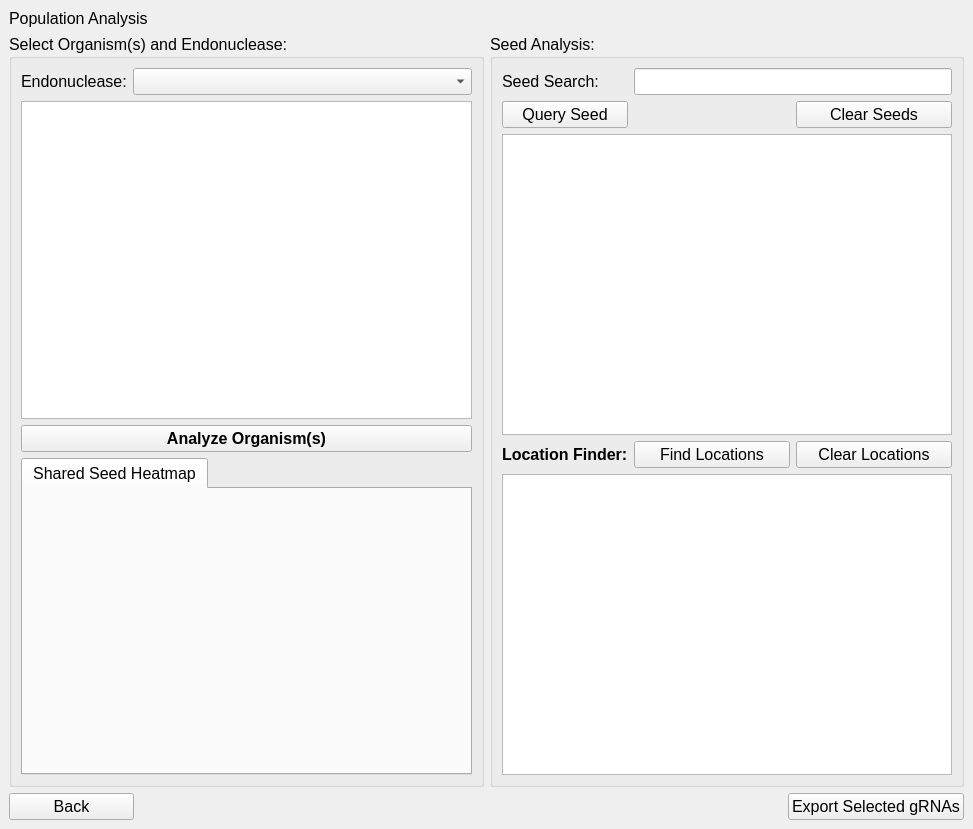
<?xml version="1.0" encoding="UTF-8"?>
<ui version="4.0">
 <class>MainWindow</class>
 <widget class="QMainWindow" name="MainWindow">
  <property name="geometry">
   <rect>
    <x>0</x>
    <y>0</y>
    <width>973</width>
    <height>829</height>
   </rect>
  </property>
  <property name="font">
   <font>
    <pointsize>12</pointsize>
   </font>
  </property>
  <property name="windowTitle">
   <string>MainWindow</string>
  </property>
  <widget class="QWidget" name="centralwidget">
   <layout class="QGridLayout" name="gridLayout_2">
    <item row="0" column="0">
     <layout class="QGridLayout" name="gridLayout">
      <item row="1" column="1" rowspan="2">
       <widget class="QGroupBox" name="grpSeedAnalysis">
        <property name="sizePolicy">
         <sizepolicy hsizetype="Expanding" vsizetype="Preferred">
          <horstretch>0</horstretch>
          <verstretch>0</verstretch>
         </sizepolicy>
        </property>
        <property name="toolTip">
         <string>&lt;html&gt;&lt;head/&gt;&lt;body&gt;&lt;p&gt;These tables show the seeds that are conserved among &lt;span style=&quot; font-weight:600;&quot;&gt;all &lt;/span&gt;selected organisms.&lt;/p&gt;&lt;/body&gt;&lt;/html&gt;</string>
        </property>
        <property name="title">
         <string>Seed Analysis:</string>
        </property>
        <layout class="QGridLayout" name="gridLayout_5">
         <item row="4" column="0" colspan="3">
          <widget class="QTableWidget" name="tblLocation">
           <property name="sizePolicy">
            <sizepolicy hsizetype="Expanding" vsizetype="Preferred">
             <horstretch>0</horstretch>
             <verstretch>0</verstretch>
            </sizepolicy>
           </property>
           <property name="minimumSize">
            <size>
             <width>0</width>
             <height>225</height>
            </size>
           </property>
          </widget>
         </item>
         <item row="0" column="0">
          <widget class="QLabel" name="lblSeedSearch">
           <property name="sizePolicy">
            <sizepolicy hsizetype="Fixed" vsizetype="Fixed">
             <horstretch>0</horstretch>
             <verstretch>0</verstretch>
            </sizepolicy>
           </property>
           <property name="text">
            <string>Seed Search:</string>
           </property>
          </widget>
         </item>
         <item row="1" column="0">
          <widget class="QPushButton" name="pbtnQuerySeed">
           <property name="text">
            <string>Query Seed</string>
           </property>
          </widget>
         </item>
         <item row="3" column="2">
          <widget class="QPushButton" name="pbtnClearLocations">
           <property name="text">
            <string>Clear Locations</string>
           </property>
          </widget>
         </item>
         <item row="0" column="1" colspan="2">
          <widget class="QLineEdit" name="ledSeed"/>
         </item>
         <item row="1" column="2">
          <widget class="QPushButton" name="pbtnClearSeeds">
           <property name="text">
            <string>Clear Seeds</string>
           </property>
          </widget>
         </item>
         <item row="2" column="0" colspan="3">
          <widget class="QTableWidget" name="tblSeed">
           <property name="sizePolicy">
            <sizepolicy hsizetype="Expanding" vsizetype="Preferred">
             <horstretch>0</horstretch>
             <verstretch>0</verstretch>
            </sizepolicy>
           </property>
           <property name="minimumSize">
            <size>
             <width>0</width>
             <height>225</height>
            </size>
           </property>
           <property name="toolTip">
            <string>&lt;html&gt;&lt;head/&gt;&lt;body&gt;&lt;p&gt;&lt;span style=&quot; font-weight:600;&quot;&gt;% Coverage&lt;/span&gt;: percentage of analyzed organisms covered by the given seed sequence. (Ex. a coverage of 75% for an analysis of 4 organisms means that the seed appears in 3/4 of the organisms) &lt;/p&gt;&lt;p&gt;&lt;span style=&quot; font-weight:600;&quot;&gt;Total Repeats&lt;/span&gt;: the total number of times the seed sequence is repeated across all organisms analyzed &lt;/p&gt;&lt;p&gt;&lt;span style=&quot; font-weight:600;&quot;&gt;Avg. Repeats/Scaffold&lt;/span&gt;: the average number of times the seed sequence is repeated per scaffold/chromosome/contig (varies depending on how the organism’s FASTA file is arranged) &lt;/p&gt;&lt;p&gt;&lt;span style=&quot; font-weight:600;&quot;&gt;Consensus Sequence&lt;/span&gt;: the full length guide RNA sequence that appears most commonly amongst all occurrences of the given seed. &lt;/p&gt;&lt;p&gt;&lt;span style=&quot; font-weight:600;&quot;&gt;% Consensus&lt;/span&gt;: the percentage of all seed repeats that have the tail of the consensus sequence. &lt;/p&gt;&lt;p&gt;&lt;span style=&quot; font-weight:600;&quot;&gt;Score&lt;/span&gt;: on-target score for the consensus sequence.&lt;/p&gt;&lt;p&gt;&lt;span style=&quot; font-weight:600;&quot;&gt;PAM&lt;/span&gt;: the protospacer adjacent motif of the consensus sequence.&lt;/p&gt;&lt;p&gt;&lt;span style=&quot; font-weight:600;&quot;&gt;Strand&lt;/span&gt;: the strand directionality (+ or -) of the consensus sequence.&lt;/p&gt;&lt;/body&gt;&lt;/html&gt;</string>
           </property>
          </widget>
         </item>
         <item row="3" column="0">
          <widget class="QLabel" name="lblLocationFInder">
           <property name="toolTip">
            <string>&lt;html&gt;&lt;head/&gt;&lt;body&gt;&lt;p&gt;Highlight a seed and click &amp;quot;Find Locations&amp;quot; to view the exact location and organism of every repeat belonging to that seed.&lt;/p&gt;&lt;/body&gt;&lt;/html&gt;</string>
           </property>
           <property name="text">
            <string>&lt;html&gt;&lt;head/&gt;&lt;body&gt;&lt;p&gt;&lt;span style=&quot; font-weight:600;&quot;&gt;Location Finder:&lt;/span&gt;&lt;/p&gt;&lt;/body&gt;&lt;/html&gt;</string>
           </property>
          </widget>
         </item>
         <item row="3" column="1">
          <widget class="QPushButton" name="pbtnFindLocations">
           <property name="text">
            <string>Find Locations</string>
           </property>
          </widget>
         </item>
        </layout>
       </widget>
      </item>
      <item row="0" column="0" colspan="2">
       <widget class="QLabel" name="lblPopulationAnalysis">
        <property name="sizePolicy">
         <sizepolicy hsizetype="Preferred" vsizetype="Fixed">
          <horstretch>0</horstretch>
          <verstretch>0</verstretch>
         </sizepolicy>
        </property>
        <property name="text">
         <string>Population Analysis</string>
        </property>
       </widget>
      </item>
      <item row="3" column="1" alignment="Qt::AlignRight">
       <widget class="QPushButton" name="pbtnExportgRNA">
        <property name="minimumSize">
         <size>
          <width>175</width>
          <height>0</height>
         </size>
        </property>
        <property name="toolTip">
         <string>&lt;html&gt;&lt;head/&gt;&lt;body&gt;&lt;p&gt;Click to export selected gRNAs. &lt;span style=&quot; font-weight:600;&quot;&gt;Note: &lt;/span&gt;only rows from the first (top right) table can be selected and exported.&lt;/p&gt;&lt;/body&gt;&lt;/html&gt;</string>
        </property>
        <property name="text">
         <string>Export Selected gRNAs</string>
        </property>
       </widget>
      </item>
      <item row="1" column="0" rowspan="2">
       <widget class="QGroupBox" name="grpSelectOrganisms">
        <property name="sizePolicy">
         <sizepolicy hsizetype="Preferred" vsizetype="Preferred">
          <horstretch>0</horstretch>
          <verstretch>0</verstretch>
         </sizepolicy>
        </property>
        <property name="maximumSize">
         <size>
          <width>600</width>
          <height>16777215</height>
         </size>
        </property>
        <property name="toolTip">
         <string>Please select organism(s) and an endonuclease, and click &quot;Analyze Organism(s)&quot; to populate the population analysis window.</string>
        </property>
        <property name="title">
         <string>Select Organism(s) and Endonuclease:</string>
        </property>
        <layout class="QGridLayout" name="gridLayout_6">
         <item row="3" column="0" colspan="2">
          <widget class="QTabWidget" name="tabsSharedSeedHeatmap">
           <property name="sizePolicy">
            <sizepolicy hsizetype="Preferred" vsizetype="Expanding">
             <horstretch>0</horstretch>
             <verstretch>0</verstretch>
            </sizepolicy>
           </property>
           <property name="minimumSize">
            <size>
             <width>0</width>
             <height>225</height>
            </size>
           </property>
           <property name="toolTip">
            <string>&lt;html&gt;&lt;head/&gt;&lt;body&gt;&lt;p&gt;Heatmap of shared repeats between all selected organisms. Diagonals show number of self-contained repeats. Axis labels correspond to the rows of the organism selection table.&lt;/p&gt;&lt;/body&gt;&lt;/html&gt;</string>
           </property>
           <property name="currentIndex">
            <number>0</number>
           </property>
           <widget class="QWidget" name="tabSharedSeedHeatmap">
            <attribute name="title">
             <string>Shared Seed Heatmap</string>
            </attribute>
            <layout class="QGridLayout" name="gridLayout_3">
             <item row="0" column="0">
              <widget class="QWidget" name="heatmapSeed" native="true"/>
             </item>
            </layout>
           </widget>
          </widget>
         </item>
         <item row="0" column="0">
          <widget class="QLabel" name="lblEndonuclease">
           <property name="sizePolicy">
            <sizepolicy hsizetype="Preferred" vsizetype="Fixed">
             <horstretch>0</horstretch>
             <verstretch>0</verstretch>
            </sizepolicy>
           </property>
           <property name="text">
            <string>Endonuclease:</string>
           </property>
          </widget>
         </item>
         <item row="1" column="0" colspan="2">
          <widget class="QTableWidget" name="tblOrganism">
           <property name="sizePolicy">
            <sizepolicy hsizetype="Preferred" vsizetype="Expanding">
             <horstretch>0</horstretch>
             <verstretch>0</verstretch>
            </sizepolicy>
           </property>
           <property name="minimumSize">
            <size>
             <width>0</width>
             <height>225</height>
            </size>
           </property>
          </widget>
         </item>
         <item row="2" column="0" colspan="2">
          <widget class="QPushButton" name="pbtnAnalyzeOrganism">
           <property name="font">
            <font>
             <weight>75</weight>
             <bold>true</bold>
            </font>
           </property>
           <property name="text">
            <string>Analyze Organism(s)</string>
           </property>
          </widget>
         </item>
         <item row="0" column="1">
          <widget class="QComboBox" name="cmbEndonuclease">
           <property name="sizePolicy">
            <sizepolicy hsizetype="Expanding" vsizetype="Fixed">
             <horstretch>0</horstretch>
             <verstretch>0</verstretch>
            </sizepolicy>
           </property>
          </widget>
         </item>
        </layout>
       </widget>
      </item>
      <item row="3" column="0" alignment="Qt::AlignLeft">
       <widget class="QPushButton" name="pbtnBack">
        <property name="minimumSize">
         <size>
          <width>125</width>
          <height>0</height>
         </size>
        </property>
        <property name="text">
         <string>Back</string>
        </property>
       </widget>
      </item>
     </layout>
    </item>
   </layout>
  </widget>
 </widget>
 <resources/>
 <connections/>
</ui>
